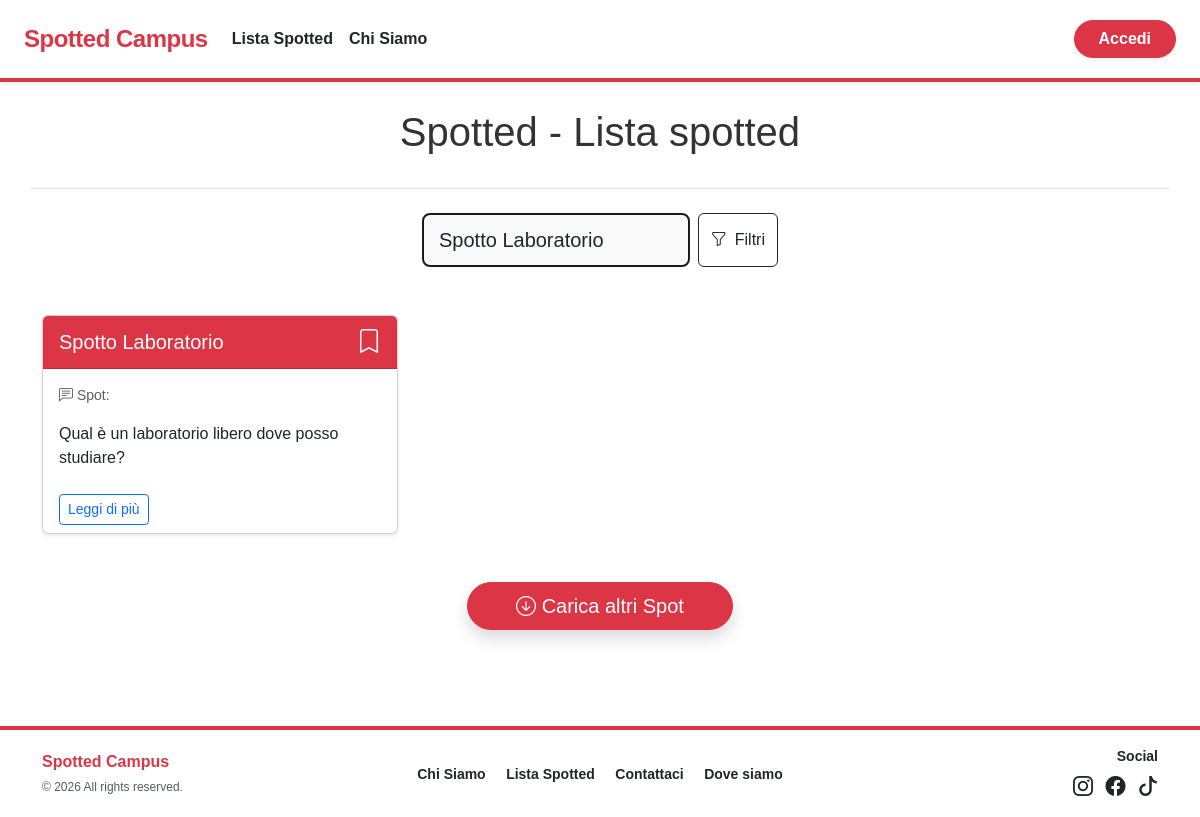
Page /lista-categoria.php?ricerca=Spotto Laboratorio on the committed database.
### tables this page shows
CREATE TABLE SPOT (
    idSpot INT AUTO_INCREMENT PRIMARY KEY,
    titolo VARCHAR(255) NOT NULL,
    testo TEXT NOT NULL,
    dataInserimento DATETIME DEFAULT CURRENT_TIMESTAMP,
    stato ENUM('in_attesa', 'approvato', 'rifiutato') DEFAULT 'in_attesa',
    isAnonymous BOOLEAN DEFAULT 0,
    idCategoria INT NOT NULL,
    idSottoCategoria INT,
    usernameUtente VARCHAR(100),
    usernameAdminApprovato VARCHAR(100) NULL, 
    dataApprovazione DATETIME NULL,

    FOREIGN KEY (idCategoria) REFERENCES CATEGORIE(idCategoria),
    FOREIGN KEY (idSottoCategoria) REFERENCES SOTTOCATEGORIE(idSottoCategoria) ON DELETE SET NULL,
    FOREIGN KEY (usernameUtente) REFERENCES UTENTI(username) ON DELETE SET NULL,
    FOREIGN KEY (usernameAdminApprovato) REFERENCES UTENTI(username) ON DELETE SET NULL
);

### lista-categoria.php (called while the page is built)
<?php
require_once 'bootstrap.php';
$templateParams["titolo"] = "Spotted - Lista spotted";
$templateParams["nome"] = "lista-spot.php";
$templateParams["categorie"] = $dbh->getCategories();
$ricerca = isset($_GET["ricerca"]) ? $_GET["ricerca"] : "";
$categorie = isset($_GET["cat"]) ? $_GET["cat"] : [];
if (!empty($ricerca) && !empty($categorie)) {
    $templateParams["spot"] = $dbh->getSpotsByCategoriesAndString($ricerca, $categorie);
} elseif (!empty($ricerca)) {
    $templateParams["spot"] = $dbh->getSpotsByString($ricerca);
} elseif (!empty($categorie)) {
    $templateParams["spot"] = $dbh->getSpotsByCategories($categorie);
} else {
    $templateParams["spot"] = $dbh->getLastSpots(5);
}
require 'template/base.php';
?>

### db/database.php (called while the page is built, shortened)
<?php
class DatabaseHelper
{
    private $db;
    public function __construct($servername, $username, $password, $dbname, $port)
    {
        $this->db = new mysqli($servername, $username, $password, $dbname, $port);
    }
    public function getCategories()
    {
        $stmt = $this->db->prepare("SELECT idCategoria,nome FROM CATEGORIE");
        $stmt->execute();
        $result = $stmt->get_result();
        return $result->fetch_all(MYSQLI_ASSOC);
    }
    public function getSpotsByString($str)
    {
        $query = "SELECT S.*, U.fotoProfilo FROM SPOT S
            JOIN UTENTI U ON S.usernameUtente = U.username
            WHERE (S.titolo LIKE ? OR S.testo LIKE ?)
            AND S.stato = 'approvato'
            ORDER BY S.dataInserimento DESC";
        $stmt = $this->db->prepare($query);
        $ricerca = "%" . $str . "%";
        $stmt->bind_param("ss", $ricerca, $ricerca);
        $stmt->execute();
        $result = $stmt->get_result();
        return $result->fetch_all(MYSQLI_ASSOC);
    }
}

### bootstrap.php (called while the page is built, shortened)
<?php
require_once("db/database.php");
require_once("utils/functions.php");
$dbh = new DatabaseHelper("localhost", "root", "", "spotted", 3306);
?>

### utils/functions.php (called while the page is built, shortened)
<?php
function isUserLoggedIn()
{
    return isset($_SESSION["username"]) && isset($_SESSION["logged"]) && isset($_SESSION["admin"]) && $_SESSION["logged"] && !$_SESSION["admin"];
}
?>

### template/lista-spot.php (the view, shortened to what this page needs)
<section class="container mt-5">
    <?php if (isset($templateParams["titolo"])): ?>
        <div class="row mb-4 border-bottom pb-4">
            <div class="col-12 text-center">
                <h1 class="display-6"><?php echo $templateParams["titolo"]; ?></h1>
            </div>
        </div>
    <?php endif; ?>
    <div class="row justify-content-center">
        <div class="col-md-8 col-lg-6">
            <form action="lista-categoria.php" method="GET" id="form-ricerca">
                <div class="row justify-content-center mb-5">
                    <div class="col-md-8">
                        <div class="d-flex gap-2" role="search">
                            <input type="text" class="form-control form-control-lg" name="ricerca" id="ricerca"
                                placeholder="Cerca uno spot..."
                                value="<?php echo isset($_GET['ricerca']) ? htmlspecialchars($_GET['ricerca']) : ''; ?>">
                            <button type="button" class="btn btn-outline-dark d-flex gap-2 align-items-center" data-bs-toggle="modal" data-bs-target="#modalFiltri">
                                <span class="bi bi-funnel"></span> Filtri
                            </button>
                        </div>
                    </div>
                </div>
            </form>
        </div>
    </div>
    <div class="row g-4 mb-4" id="container-spot">
        <?php if (count($templateParams["spot"]) > 0): ?>
            <?php foreach ($templateParams["spot"] as $spot): ?>
                <div class="col-12 col-md-6 col-lg-4 spot-item" data-id="<?php echo $spot['idSpot']; ?>">
                    <article class="card h-100 shadow-sm card-spot">
                        <div class="card-header bg-danger text-white d-flex justify-content-between align-items-center">
                            <h2 class="card-title mb-0 fs-5 text-truncate" style="max-width: 80%;">
                                <?php echo htmlspecialchars($spot["titolo"]); ?>
                            </h2>
                            <?php
                            $isPreferito = false;
                            $iconaClass = $isPreferito ? "bi-bookmark-fill" : "bi-bookmark";
                            ?>
                            <?php if (isUserLoggedIn()): ?>
                                <button type="button" class="btn btn-link text-white p-0 btn-toggle-preferito"
                                    data-id="<?php echo $spot['idSpot']; ?>"
                                    title="Salva nei preferiti">
                                    <span class="bi <?php echo $iconaClass; ?> fs-4"></span>
                                </button>
                            <?php else: ?>
                                <a href="login.php" class="text-white" title="Accedi per salvare">
                                    <span class="bi bi-bookmark fs-4"></span>
                                </a>
                            <?php endif; ?>
                        </div>
                        <div class="card-body">
                            <p class="card-text text-muted small"><span class="bi bi-chat-left-text" aria-hidden="true"></span> Spot:</p>
                            <p class="card-text"><?php echo htmlspecialchars($spot["testo"]); ?></p>
                        </div>
                        <div class="card-footer bg-transparent border-top-0">
                            <a href="dettaglio-spot.php?id=<?php echo $spot['idSpot']; ?>" class="btn btn-outline-primary btn-sm" aria-label="Leggi di più sullo spot: <?php echo htmlspecialchars($spot['titolo']); ?>">Leggi di più</a>
                        </div>
                    </article>
                </div>
            <?php endforeach; ?>
        <?php endif; ?>
    </div>
    <div class="text-center my-5" id="load-more-wrapper">
        <button id="btn-load-more" class="btn btn-danger btn-lg rounded-pill px-5 shadow">
            <span class="bi bi-arrow-down-circle"></span> Carica altri Spot
        </button>
    </div>
</section>

### css/style.css (style rules this page uses)
body { font-family: 'Outfit', sans-serif; background-color: #ffffff; color: #333; margin: 0; }
.form-control { border: 2px solid #1a1a1a; border-radius: 8px; padding: 10px 15px; font-weight: 500; background-color: #f9f9f9; transition: all 0.2s; }
article.card.card-spot { transition: all 0.3s !important; }

### rows in the picture
spot: titolo "Spotto Laboratorio", testo "Qual è un laboratorio libero dove posso studiare?"

### other values in the picture
$templateParams["titolo"] "Spotted - Lista spotted"
